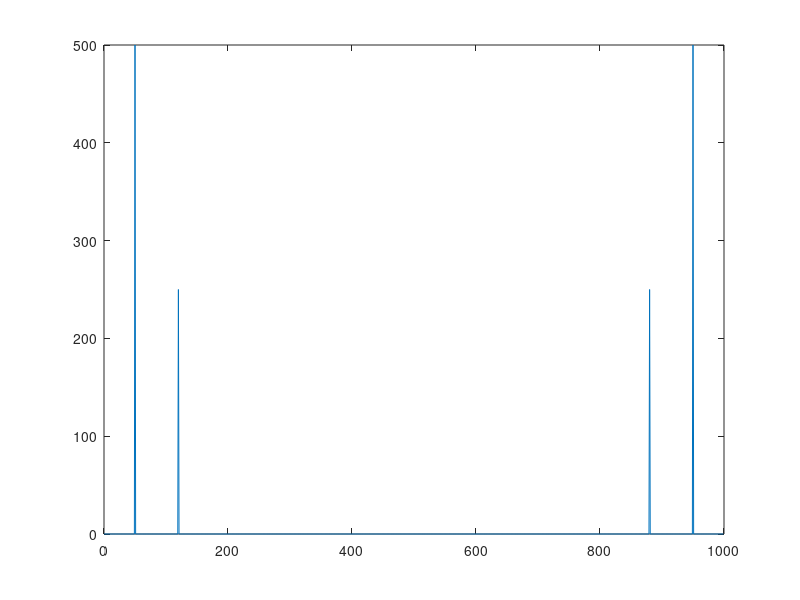

Recreate this plot in MATLAB.
% Sampling Frequency
fs = 1000;

% Calculating Time Vector
t = 0:1/fs:1-1/fs;

% Initializing different frequencies
f1 = 50;
f2 = 120;

% Making a Composite Signal
x = sin(2*pi*f1*t) + 0.5*sin(2*pi*f2*t);

% Calculating FFT from the signal
Y = fft(x);

% Frequency Vector
f = ((0:length(Y)-1)*fs)/length(Y);

% plot(f, Y); % This plot gives the raw signal

plot(f, abs(Y)); % This plot gives only the spikes in the signal

% plot(f, x); % f vs x gives the sinewave composite 'x'

% plot(f, t); % Gives a straight line as f is inversely propotional to t
